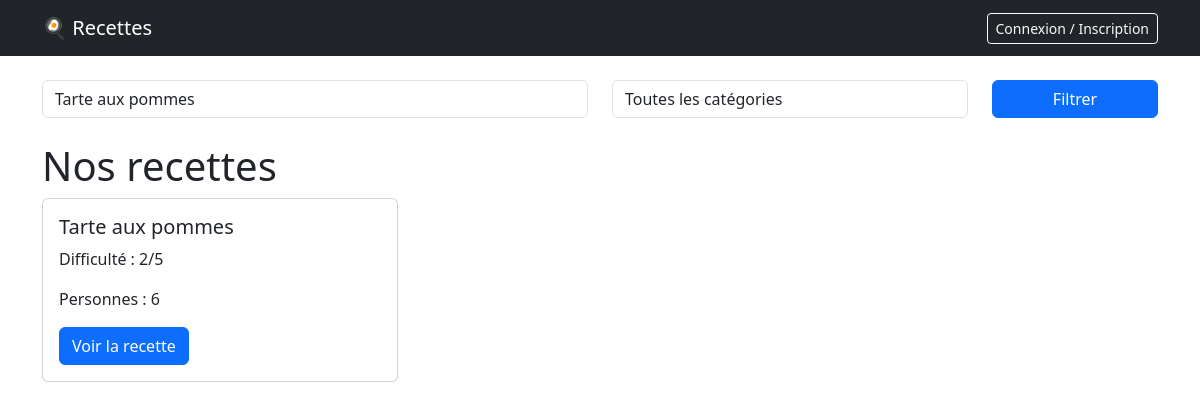
The page /projet/liste.php?recherche=Tarte aux pommes on the database its author committed.
### tables this page shows
CREATE TABLE Recette
(
    r_id INTEGER PRIMARY KEY AUTO_INCREMENT,
    u_id INTEGER,
    c_id INTEGER,
    titre VARCHAR(128),
    descript TEXT,
    tps_prep INTEGER,
    tps_cuis INTEGER,
    nb_prsn INTEGER,
    diff INTEGER CHECK (diff BETWEEN 1 AND 5),

    FOREIGN KEY(u_id) REFERENCES Utilisateur(u_id),
    FOREIGN KEY(c_id) REFERENCES Categorie(c_id)
);

### projet/liste.php (the view, shortened to what this page needs)
<?php
    require_once 'includes/connexion.php';
    $sql = 'SELECT r_id, titre, diff, nb_prsn FROM Recette WHERE 1=1';
    $params = [];
    if (!empty($_GET['recherche']))
    {
        $sql .= ' AND titre LIKE ?';
        $params[] = '%' . $_GET['recherche'] . '%';
    }
    $stmt = $pdo->prepare($sql);
    $stmt->execute($params);
    $recettes = $stmt->fetchAll();
?>
<!DOCTYPE html>
<html lang="fr">
<head>
    <link rel="stylesheet" href="https://cdn.jsdelivr.net/npm/bootstrap@5.3.0/dist/css/bootstrap.min.css">
</head>
<body>
    <?php require_once 'includes/navbar.php'; ?>
<div class="container mt-4">
    <form method="GET" action="liste.php" class="row mb-4">
        <div class="col-md-6">
            <input type="text" name="recherche" class="form-control" placeholder="Rechercher une recette..." value="<?= htmlspecialchars($_GET['recherche'] ?? '') ?>">
        </div>
        <div class="col-md-4">
            <select name="categorie" class="form-control">
                <option value="">Toutes les catégories</option>
            </select>
        </div>
        <div class="col-md-2">
            <button type="submit" class="btn btn-primary w-100">Filtrer</button>
        </div>
    </form>
    <h1>Nos recettes</h1>
    <div class="row">
        <?php foreach ($recettes as $recette) : ?>
            <div class="col-md-4 mb-3">
                <div class="card">
                    <div class="card-body">
                        <h5 class="card-title"><?= htmlspecialchars($recette['titre']) ?></h5>
                        <p class="card-text">Difficulté : <?= $recette['diff'] ?>/5</p>
                        <p class="card-text">Personnes : <?= $recette['nb_prsn'] ?></p>
                        <a href="detail.php?id=<?= $recette['r_id'] ?>" class="btn btn-primary">Voir la recette</a>
                    </div>
                </div>
            </div>
        <?php endforeach; ?>
    </div>
</div>
</body>
</html>

### rows shown on the page
recette: titre "Tarte aux pommes", diff "2", nb_prsn "6"
